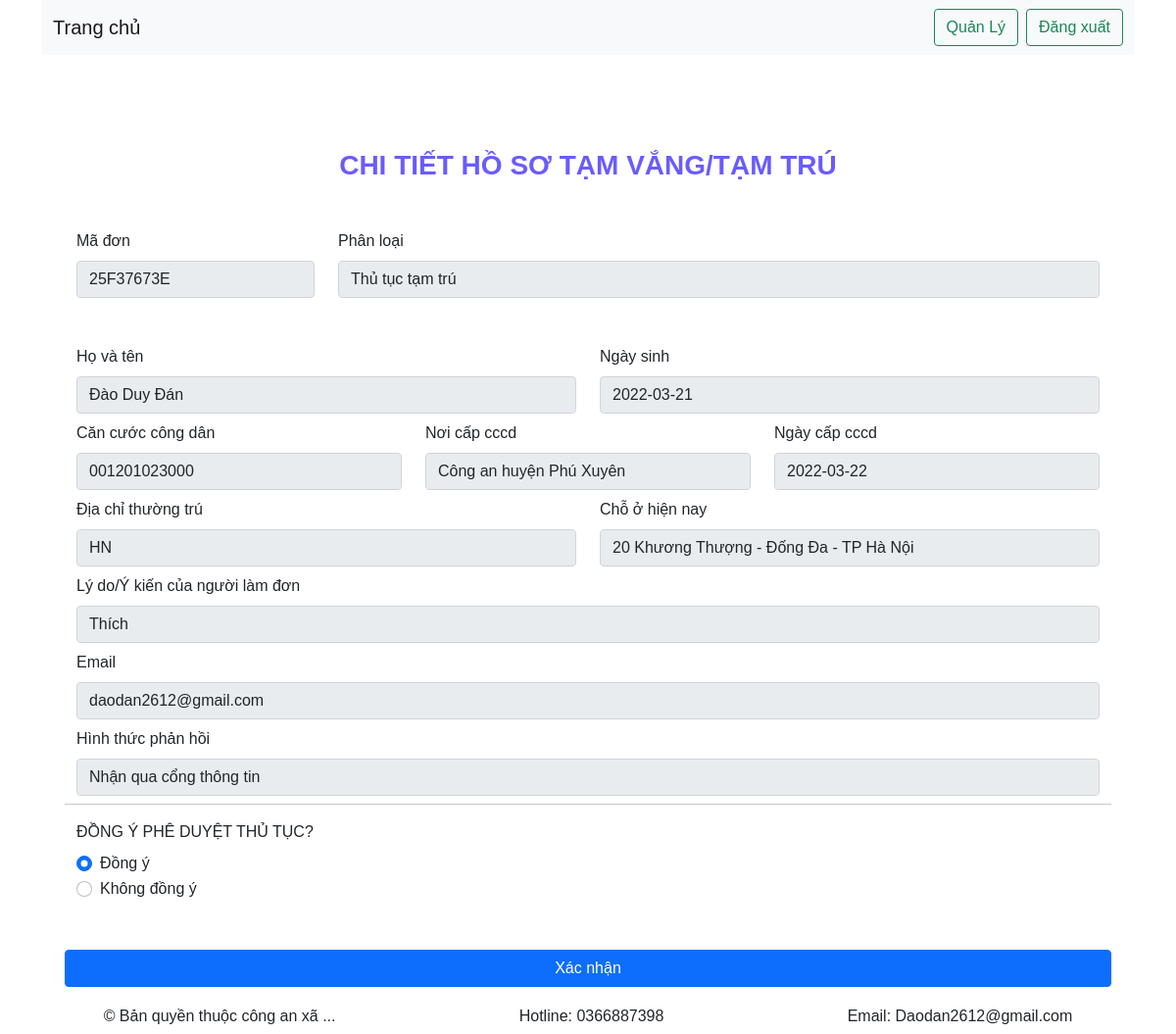
Page /index.php?controller=phanhoithutuc&action=chitiet&id=25F37673E&type=tamtru (signed in) on the committed database.
### tables this page shows
CREATE TABLE `tamtru` (
  `ma_dontt` varchar(9) NOT NULL,
  `conganxa` varchar(30) NOT NULL,
  `hoten` varchar(40) NOT NULL,
  `ngaysinh` date NOT NULL,
  `cccd` varchar(12) NOT NULL,
  `cccd_noicap` varchar(100) NOT NULL,
  `cccd_capngay` date NOT NULL,
  `diachithuongtru` varchar(200) NOT NULL,
  `choohiennay` varchar(200) NOT NULL,
  `ngaybatdau` date NOT NULL,
  `lydo` varchar(300) NOT NULL,
  `email` varchar(30) NOT NULL,
  `xacnhan` int(11) NOT NULL,
  `phanhoi` varchar(100) NOT NULL,
  `ma_taikhoan` int(10) UNSIGNED DEFAULT NULL
);

### controllers/PhanHoiThuTucController.php (called while the page is built, shortened)
<?php
require_once 'models/PhanHoiThuTucModel.php';
if(isset($_SESSION['LoginOK'])){
    class PhanHoiThuTucController
    {
                        ?>
                        <?php
        function chitiet(){
            $model = new PhanHoiThuTucModel();
            if(isset($_GET['type'])&& isset($_GET['id'])){
                $type = $_GET['type'];
                $id = $_GET['id'];
            }
            if($type == 'tamtru') {
                $result = $model->getChiTietTamTru($id);
            }
            else {
                $result = $model->getChiTietTamVang($id);
            }
            require_once("views/PhanHoiThuTuc/chiTiet.php");
        }
    }
}else{
    header("location: index.php");
}
?>

### index.php (called while the page is built, shortened)
<?php
    $action     = isset($_GET['action']) ? $_GET['action'] : 'index';
    $object = new $classController();
    $object->$action();
?>

### models/PhanHoiThuTucModel.php (called while the page is built, shortened)
<?php
class PhanHoiThuTucModel{
    public function connectDb() {
        $connection = mysqli_connect(DB_HOST, DB_USERNAME, DB_PASSWORD, DB_NAME);
        return $connection;
    }
    public function getChiTietTamTru($matt){
        $conn = $this->connectDb();
        $querySelect = "SELECT * FROM tamtru where ma_dontt = '{$matt}'";
        $resultService = mysqli_query($conn, $querySelect);
        if(mysqli_num_rows($resultService)>0){
            $bds = mysqli_fetch_all($resultService, MYSQLI_ASSOC);
            $SEDArr = $bds[0];
            return $SEDArr;
        }else{
            return false;
        }
    }
}
?>

### views/PhanHoiThuTuc/chiTiet.php (the view, shortened to what this page needs)
<?php
if (isset($_SESSION['LoginOK'])) {
    require("views/partials-front/header.php")
?>
    <main id="content">
        <div class="container">
            <div class="row">
                <form action="index.php?controller=PhanHoiThuTuc&action=phanhoi" method="POST" class="form mt-5 ps-5 pe-5 pt-5 pb-5 container" id="form-2">
                    <h3 class="heading text-center mb-5">CHI TIẾT HỒ SƠ TẠM VẮNG/TẠM TRÚ</h3>
                    <div class="form-content">
                        <div class="row">
                            <?php
                            $row = $result;
                            ?>
                            <div class="form-group mb-5 col-lg-3">
                                <label for="type" class="form-label">Mã đơn</label>
                                <input type="text" name="id" value="<?php echo $id ?>" class="form-control" readonly>
                            </div>
                            <div class="form-group mb-5 col-lg-9">
                                <label for="type" class="form-label">Phân loại</label>
                                <input type="text" name="phanloai" value="<?php $type == 'tamvang' ? $phanloai = 'Thủ tục tạm vắng' : $phanloai = 'Thủ tục tạm trú';
                                                                            echo $phanloai; ?>" class="form-control" readonly>
                            </div>
                            <div class="form-group mb-2 col-lg-6">
                                <label for="fullname" class="form-label">Họ và tên </label>
                                <input disabled type="text" value="<?php echo $row["hoten"] ?>" class="form-control">
                            </div>
                            <div class="form-group mb-2 col-lg-6">
                                <label for="fullname" class="form-label">Ngày sinh</label>
                                <input disabled type="text" value="<?php echo $row["ngaysinh"] ?>" class="form-control">
                            </div>
                            <div class="form-group mb-2 col-lg-4">
                                <label for="fullname" class="form-label">Căn cước công dân</label>
                                <input disabled type="text" value="<?php echo $row["cccd"] ?>" class="form-control">
                            </div>
                            <div class="form-group mb-2 col-lg-4">
                                <label for="fullname" class="form-label">Nơi cấp cccd</label>
                                <input disabled type="text" value="<?php echo $row["cccd_noicap"] ?>" class="form-control">
                            </div>
                            <div class="form-group mb-2 col-lg-4">
                                <label for="fullname" class="form-label">Ngày cấp cccd</label>
                                <input disabled type="text" value="<?php echo $row["cccd_capngay"] ?>" class="form-control">
                            </div>
                            <div class="form-group mb-2 col-lg-6">
                                <label for="fullname" class="form-label">Địa chỉ thường trú</label>
                                <input disabled type="text" value="<?php echo $row["diachithuongtru"] ?>" class="form-control">
                            </div>
                            <div class="form-group mb-2 col-lg-6">
                                <label for="fullname" class="form-label">Chỗ ở hiện nay</label>
                                <input disabled type="text" value="<?php echo $row["choohiennay"] ?>" class="form-control">
                            </div>
                            <div class="form-group mb-2 col-lg-12">
                                <label for="fullname" class="form-label">Lý do/Ý kiến của người làm đơn</label>
                                <input disabled type="text" value="<?php echo $row["lydo"] ?>" class="form-control">
                            </div>
                            <div class="form-group mb-2 col-lg-12">
                                <label for="fullname" class="form-label">Email</label>
                                <input type="text" name="email" value="<?php echo $row["email"] ?>" class="form-control" readonly>
                            </div>
                            <div class="form-group mb-2 col-lg-12">
                                <label for="fullname" class="form-label">Hình thức phản hồi</label>
                                <input name="feedback" type="text" value="<?php echo $row["phanhoi"] ?>" class="form-control" readonly>
                            </div>
                            <hr>
                            <div>
                                <label for="confirm" class="form-label">ĐỒNG Ý PHÊ DUYỆT THỦ TỤC?</label>
                                <div class="form-check">
                                    <input class="form-check-input" type="radio" name="pheduyet" value="yes" id="flexRadioDefault1" checked required>
                                    <label class="form-check-label" for="flexRadioDefault1">
                                        Đồng ý
                                    </label>
                                </div>
                                <div class="form-check">
                                    <input class="form-check-input" type="radio" name="pheduyet" value="no" id="flexRadioDefault2" required>
                                    <label class="form-check-label" for="flexRadioDefault2">
                                        Không đồng ý
                                    </label>
                                </div>
                            </div>
                        </div>
                    </div>
                    <div class="row">
                        <button type="submit" class="form-submit btn btn-primary" name="btnSubmit">Xác nhận</button>
                    </div>
            </div>
        </div>
    </main>
    <?php
    require("views/partials-front/footer.php");
}
    ?>

### style/style.css (style rules this page uses)
html { font-family: Arial, Helvetica, sans-serif; }
h1,h2,h3,h4,h5,h6 { font-family: Arial, Helvetica, sans-serif; font-weight: 600; }

### style/stylesidebar.css (style rules this page uses)
* { margin: 0; padding: 0; box-sizing: border-box; font-family: 'Arial', sans-serif; }
:root { --body-color: #fff; --sidebar-color: #fafafa; --primary-color: #695CFE; --primary-color-light: #F6F5FF; --toggle-color: #DDD; --text-color: #707070; --tran-03: all 0.2s ease; --tran-03: all 0.3s ease; --tran-04: all 0.3s ease; --tran-05: all 0.3s ease; }
body { background-color: var(--body-color); transition: var(--tran-05); }
h3 { color: var(--primary-color); }

### rows in the picture
tamtru: hoten "Đào Duy Đán", ngaysinh "2022-03-21", cccd "001201023000", cccd_noicap "Công an huyện Phú Xuyên", cccd_capngay "2022-03-22", diachithuongtru "HN", choohiennay "20 Khương Thượng - Đống Đa - TP Hà Nội", lydo "Thích", email "daodan2612@gmail.com", feedback "Nhận qua cổng thông tin"
